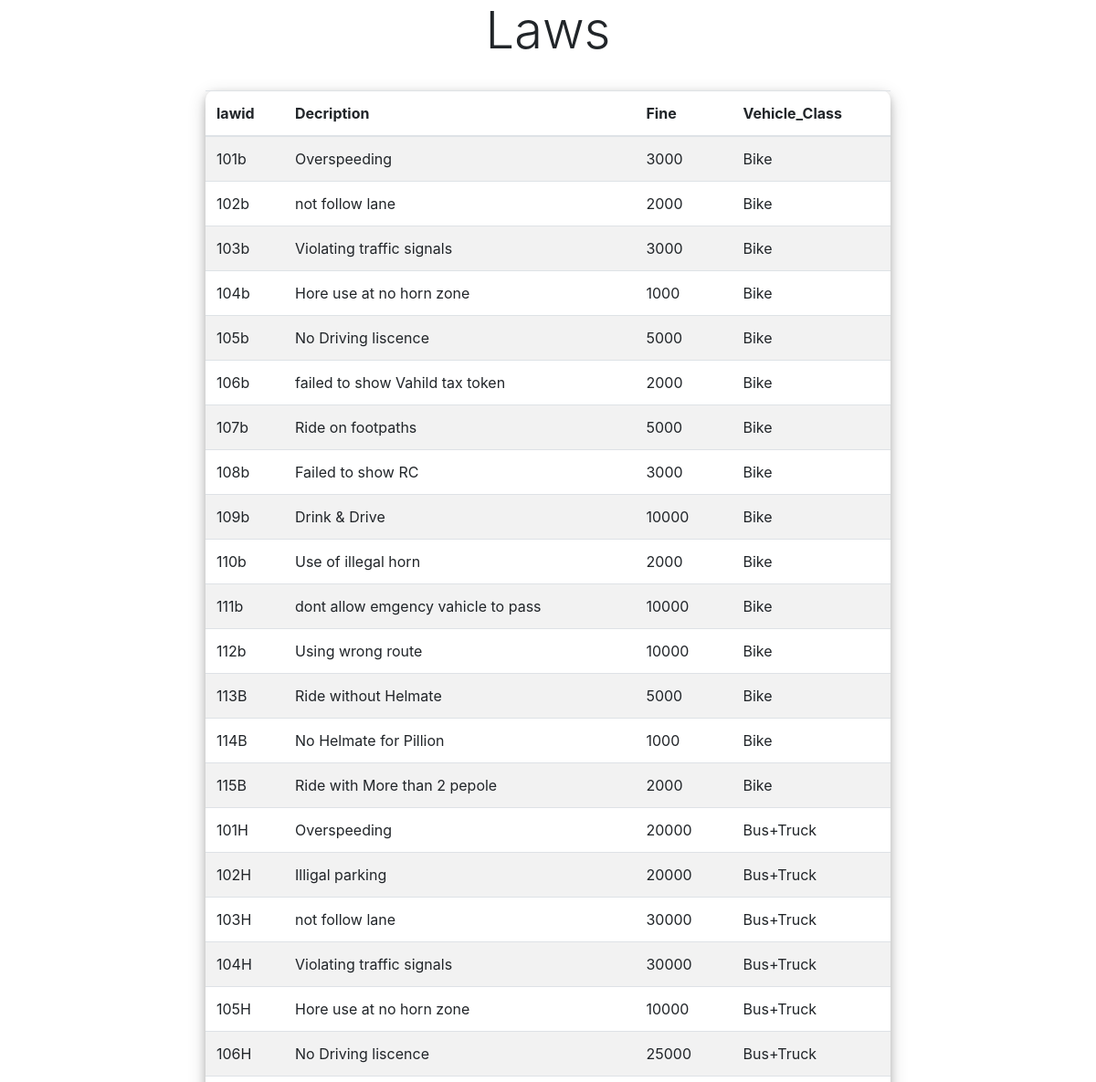
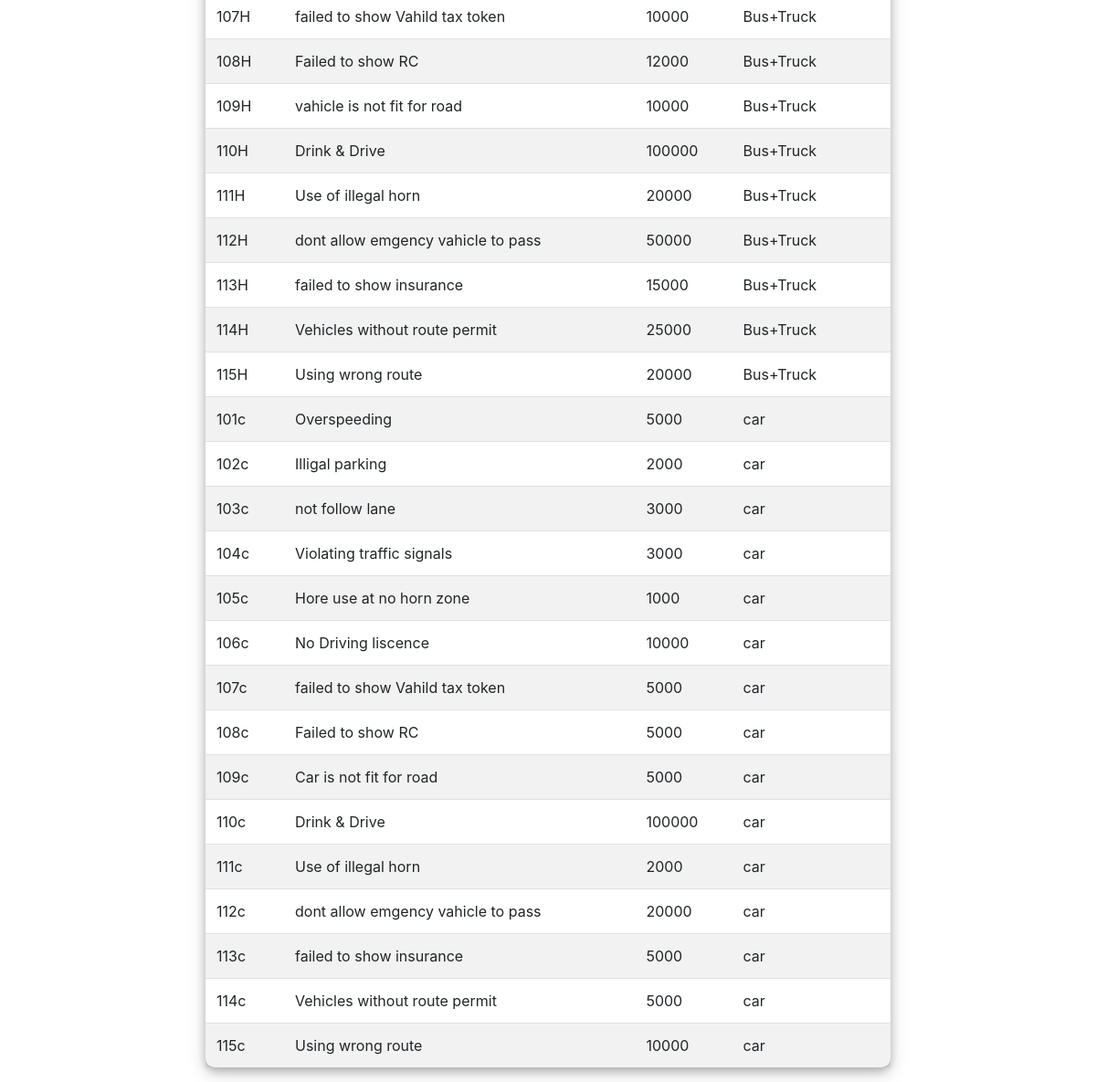
The app's page /laws.php with its own data (2 pictures, top to bottom).
### tables this page shows
CREATE TABLE `law` (
  `lawid` varchar(20) NOT NULL,
  `Decription` varchar(200) DEFAULT NULL,
  `Fine` int(11) DEFAULT NULL,
  `Vehicle_Class` varchar(20) DEFAULT NULL
);

### templates/lawview.php (called while the page is built)
<?php
include "DB_connect.php";
$sql = "SELECT * FROM law ORDER BY Vehicle_Class ASC";
$result = mysqli_query($conn, $sql);

### laws.php (the view, shortened to what this page needs)
<?php include "templates/lawview.php"; ?>
<!DOCTYPE html>
<html>
<head>
	<link rel="stylesheet" href="https://maxcdn.bootstrapcdn.com/bootstrap/4.0.0/css/bootstrap.min.css">
    <link rel="stylesheet" href="css/style.css">
</head>
<body>
	<div class="container">
		<div class="box">
			<h4 class="display-4 text-center">Laws</h4><br>
			<?php if (mysqli_num_rows($result)) { ?>
			<table class="table table-striped">
			  <thead>
			    <tr>
			      <th scope="col">lawid  </th>
                  <th scope="col">Decription </th>
                  <th scope="col">Fine </th>
                  <th scope="col">Vehicle_Class </th>
			    </tr>
			  </thead>
			  <tbody>
			  	<?php
			  	   while($rows = mysqli_fetch_assoc($result)){
			  	 ?>
			    <tr>
                  <td><?=$rows['lawid']?></td>
                  <td><?=$rows['Decription']?></td>
                  <td><?=$rows['Fine']?></td>
                  <td><?=$rows['Vehicle_Class']?></td>
			    </tr>
			    <?php } ?>
			  </tbody>
			</table>
			<?php } ?>
		</div>
	</div>
</body>
</html>

### css/style.css (style rules this page uses)
.container { min-height: 100vh; display: flex; justify-content: center; align-items: center; flex-direction: column; }
.box { width: 750px; }
.container table { padding: 20px; border-radius: 10px; box-shadow: 0 4px 8px 0 rgba(0, 0, 0, 0.2), 0 6px 20px 0 rgba(0, 0, 0, 0.19); }

### records on screen
law: lawid "101b", Decription "Overspeeding", Fine "3000", Vehicle_Class "Bike"
law: lawid "102b", Decription "not follow lane", Fine "2000", Vehicle_Class "Bike"
law: lawid "103b", Decription "Violating traffic signals", Fine "3000", Vehicle_Class "Bike"
law: lawid "104b", Decription "Hore use at no horn zone", Fine "1000", Vehicle_Class "Bike"
law: lawid "105b", Decription "No Driving liscence", Fine "5000", Vehicle_Class "Bike"
law: lawid "106b", Decription "failed to show Vahild tax token", Fine "2000", Vehicle_Class "Bike"
law: lawid "107b", Decription "Ride on footpaths", Fine "5000", Vehicle_Class "Bike"
law: lawid "108b", Decription "Failed to show RC", Fine "3000", Vehicle_Class "Bike"
law: lawid "109b", Decription "Drink & Drive", Fine "10000", Vehicle_Class "Bike"
law: lawid "110b", Decription "Use of illegal horn", Fine "2000", Vehicle_Class "Bike"
law: lawid "111b", Decription "dont allow emgency vahicle to pass", Fine "10000", Vehicle_Class "Bike"
law: lawid "112b", Decription "Using wrong route", Fine "10000", Vehicle_Class "Bike"
law: lawid "113B", Decription "Ride without Helmate", Fine "5000", Vehicle_Class "Bike"
law: lawid "114B", Decription "No Helmate for Pillion", Fine "1000", Vehicle_Class "Bike"
law: lawid "115B", Decription "Ride with More than 2 pepole", Fine "2000", Vehicle_Class "Bike"
law: lawid "101H", Decription "Overspeeding", Fine "20000", Vehicle_Class "Bus+Truck"
law: lawid "102H", Decription "Illigal parking", Fine "20000", Vehicle_Class "Bus+Truck"
law: lawid "103H", Decription "not follow lane", Fine "30000", Vehicle_Class "Bus+Truck"
law: lawid "104H", Decription "Violating traffic signals", Fine "30000", Vehicle_Class "Bus+Truck"
law: lawid "105H", Decription "Hore use at no horn zone", Fine "10000", Vehicle_Class "Bus+Truck"
law: lawid "106H", Decription "No Driving liscence", Fine "25000", Vehicle_Class "Bus+Truck"
law: lawid "107H", Decription "failed to show Vahild tax token", Fine "10000", Vehicle_Class "Bus+Truck"
law: lawid "108H", Decription "Failed to show RC", Fine "12000", Vehicle_Class "Bus+Truck"
law: lawid "109H", Decription "vahicle is not fit for road", Fine "10000", Vehicle_Class "Bus+Truck"
law: lawid "110H", Decription "Drink & Drive", Fine "100000", Vehicle_Class "Bus+Truck"
law: lawid "111H", Decription "Use of illegal horn", Fine "20000", Vehicle_Class "Bus+Truck"
law: lawid "112H", Decription "dont allow emgency vahicle to pass", Fine "50000", Vehicle_Class "Bus+Truck"
law: lawid "113H", Decription "failed to show insurance", Fine "15000", Vehicle_Class "Bus+Truck"
law: lawid "114H", Decription "Vehicles without route permit", Fine "25000", Vehicle_Class "Bus+Truck"
law: lawid "115H", Decription "Using wrong route", Fine "20000", Vehicle_Class "Bus+Truck"
law: lawid "101c", Decription "Overspeeding", Fine "5000", Vehicle_Class "car"
law: lawid "102c", Decription "Illigal parking", Fine "2000", Vehicle_Class "car"
law: lawid "103c", Decription "not follow lane", Fine "3000", Vehicle_Class "car"
law: lawid "104c", Decription "Violating traffic signals", Fine "3000", Vehicle_Class "car"
law: lawid "105c", Decription "Hore use at no horn zone", Fine "1000", Vehicle_Class "car"
law: lawid "106c", Decription "No Driving liscence", Fine "10000", Vehicle_Class "car"
law: lawid "107c", Decription "failed to show Vahild tax token", Fine "5000", Vehicle_Class "car"
law: lawid "108c", Decription "Failed to show RC", Fine "5000", Vehicle_Class "car"
law: lawid "109c", Decription "Car is not fit for road", Fine "5000", Vehicle_Class "car"
law: lawid "110c", Decription "Drink & Drive", Fine "100000", Vehicle_Class "car"
law: lawid "111c", Decription "Use of illegal horn", Fine "2000", Vehicle_Class "car"
law: lawid "112c", Decription "dont allow emgency vahicle to pass", Fine "20000", Vehicle_Class "car"
law: lawid "113c", Decription "failed to show insurance", Fine "5000", Vehicle_Class "car"
law: lawid "114c", Decription "Vehicles without route permit", Fine "5000", Vehicle_Class "car"
law: lawid "115c", Decription "Using wrong route", Fine "10000", Vehicle_Class "car"
